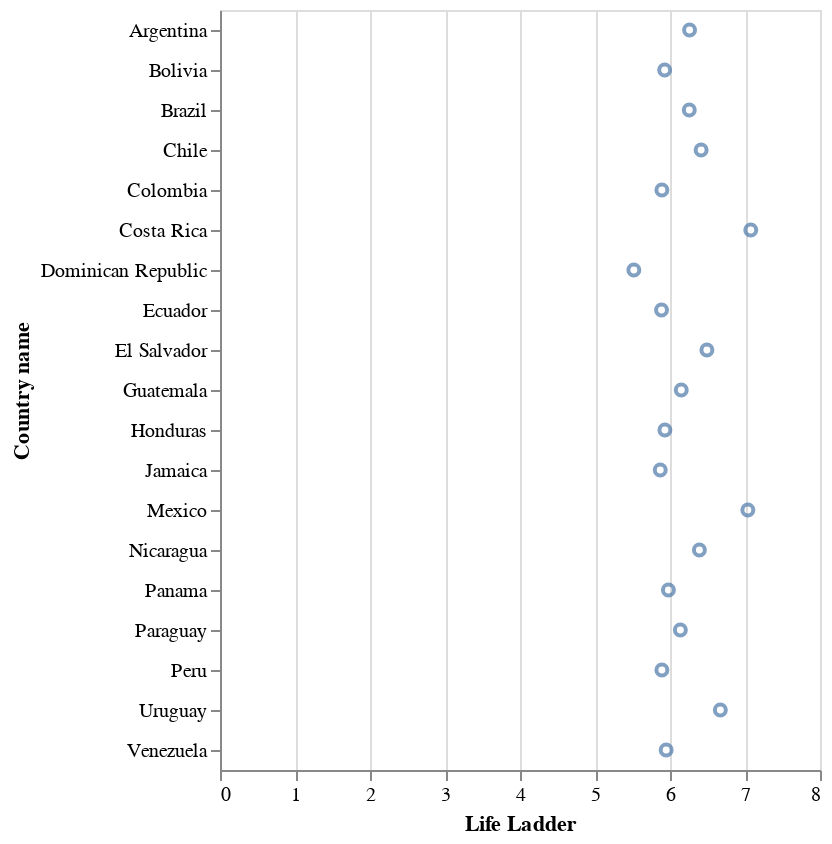

Notebook code cell kept with this figure:
### Markdown cell above
El método del encoding crea un un mapeo de key-value entre varios encodings (x, y, color, forma, tamaño, etc) a las variables de nuestra base de datos, tan sólo usando sus nombres. Noten que Altair detecta el tipo de datos de un dataframe de pandas.  Aún tenemos varios puntos que se superponen, los separaremos agregando un encoding para x.

### Code cell
alt.Chart(happy_lac).mark_point().encode(
y = "Country name", 
    x = "Life Ladder"
    )

### Figure 1 — Vega-Lite specification as saved in the notebook (floating-point values rounded to 4 significant figures)
{"config": {"view": {"continuousWidth": 300, "continuousHeight": 300}}, "data": {"name": "data-d6f2fa7d3b46e8375cb1e664682de5f6"}, "mark": {"type": "point"}, "encoding": {"x": {"field": "Life Ladder", "type": "quantitative"}, "y": {"field": "Country name", "type": "nominal"}}, "$schema": "https://vega.github.io/schema/vega-lite/v5.16.3.json", "datasets": {"data-d6f2fa7d3b46e8375cb1e664682de5f6": [{"Country name": "Argentina", "year": 2022, "Life Ladder": 6.261, "Log GDP per capita": 10.01, "Social support": 0.893, "Healthy life expectancy at birth": 67.25, "Freedom to make life choices": 0.825, "Generosity": -0.128, "Perceptions of corruption": 0.81, "Positive affect": 0.724, "Negative affect": 0.284, "Regional indicator": "Latin America and Caribbean", "_merge": "both"}, {"Country name": "Bolivia", "year": 2022, "Life Ladder": 5.929, "Log GDP per capita": 9.014, "Social support": 0.824, "Healthy life expectancy at birth": 63.75, "Freedom to make life choices": 0.865, "Generosity": -0.08, "Perceptions of corruption": 0.84, "Positive affect": 0.738, "Negative affect": 0.426, "Regional indicator": "Latin America and Caribbean", "_merge": "both"}, {"Country name": "Brazil", "year": 2022, "Life Ladder": 6.257, "Log GDP per capita": 9.611, "Social support": 0.866, "Healthy life expectancy at birth": 65.92, "Freedom to make life choices": 0.83, "Generosity": -0.061, "Perceptions of corruption": 0.742, "Positive affect": 0.681, "Negative affect": 0.341, "Regional indicator": "Latin America and Caribbean", "_merge": "both"}, {"Country name": "Chile", "year": 2022, "Life Ladder": 6.415, "Log GDP per capita": 10.15, "Social support": 0.887, "Healthy life expectancy at birth": 70.45, "Freedom to make life choices": 0.793, "Generosity": -0.011, "Perceptions of corruption": 0.796, "Positive affect": 0.775, "Negative affect": 0.253, "Regional indicator": "Latin America and Caribbean", "_merge": "both"}, {"Country name": "Colombia", "year": 2022, "Life Ladder": 5.892, "Log GDP per capita": 9.66, "Social support": 0.877, "Healthy life expectancy at birth": 69.53, "Freedom to make life choices": 0.799, "Generosity": -0.162, "Perceptions of corruption": 0.863, "Positive affect": 0.762, "Negative affect": 0.306, "Regional indicator": "Latin America and Caribbean", "_merge": "both"}, {"Country name": "Costa Rica", "year": 2022, "Life Ladder": 7.077, "Log GDP per capita": 9.998, "Social support": 0.902, "Healthy life expectancy at birth": 70.0, "Freedom to make life choices": 0.91, "Generosity": -0.047, "Perceptions of corruption": 0.751, "Positive affect": 0.793, "Negative affect": 0.272, "Regional indicator": "Latin America and Caribbean", "_merge": "both"}, {"Country name": "Dominican Republic", "year": 2022, "Life Ladder": 5.518, "Log GDP per capita": 9.874, "Social support": 0.82, "Healthy life expectancy at birth": 64.6, "Freedom to make life choices": 0.853, "Generosity": -0.084, "Perceptions of corruption": 0.656, "Positive affect": 0.723, "Negative affect": 0.306, "Regional indicator": "Latin America and Caribbean", "_merge": "both"}, {"Country name": "Ecuador", "year": 2022, "Life Ladder": 5.887, "Log GDP per capita": 9.29, "Social support": 0.825, "Healthy life expectancy at birth": 69.25, "Freedom to make life choices": 0.759, "Generosity": -0.08, "Perceptions of corruption": 0.866, "Positive affect": 0.777, "Negative affect": 0.356, "Regional indicator": "Latin America and Caribbean", "_merge": "both"}, {"Country name": "El Salvador", "year": 2022, "Life Ladder": 6.492, "Log GDP per capita": 9.135, "Social support": 0.772, "Healthy life expectancy at birth": 65.95, "Freedom to make life choices": 0.914, "Generosity": -0.112, "Perceptions of corruption": 0.621, "Positive affect": 0.823, "Negative affect": 0.296, "Regional indicator": "Latin America and Caribbean", "_merge": "both"}, {"Country name": "Guatemala", "year": 2022, "Life Ladder": 6.15, "Log GDP per capita": 9.116, "Social support": 0.806, "Healthy life expectancy at birth": 62.9, "Freedom to make life choices": 0.856, "Generosity": -0.057, "Perceptions of corruption": 0.835, "Positive affect": 0.835, "Negative affect": 0.263, "Regional indicator": "Latin America and Caribbean", "_merge": "both"}, {"Country name": "Honduras", "year": 2022, "Life Ladder": 5.932, "Log GDP per capita": 8.645, "Social support": 0.729, "Healthy life expectancy at birth": 64.28, "Freedom to make life choices": 0.851, "Generosity": 0.081, "Perceptions of corruption": 0.834, "Positive affect": 0.775, "Negative affect": 0.289, "Regional indicator": "Latin America and Caribbean", "_merge": "both"}, {"Country name": "Jamaica", "year": 2022, "Life Ladder": 5.87, "Log GDP per capita": 9.198, "Social support": 0.868, "Healthy life expectancy at birth": 66.6, "Freedom to make life choices": 0.874, "Generosity": -0.088, "Perceptions of corruption": 0.91, "Positive affect": 0.718, "Negative affect": 0.269, "Regional indicator": "Latin America and Caribbean", "_merge": "both"}, {"Country name": "Mexico", "year": 2022, "Life Ladder": 7.038, "Log GDP per capita": 9.876, "Social support": 0.858, "Healthy life expectancy at birth": 65.8, "Freedom to make life choices": 0.861, "Generosity": -0.121, "Perceptions of corruption": 0.78, "Positive affect": 0.818, "Negative affect": 0.205, "Regional indicator": "Latin America and Caribbean", "_merge": "both"}, {"Country name": "Nicaragua", "year": 2022, "Life Ladder": 6.392, "Log GDP per capita": 8.664, "Social support": 0.844, "Healthy life expectancy at birth": 65.72, "Freedom to make life choices": 0.914, "Generosity": -0.001, "Perceptions of corruption": 0.57, "Positive affect": 0.787, "Negative affect": 0.339, "Regional indicator": "Latin America and Caribbean", "_merge": "both"}, {"Country name": "Panama", "year": 2022, "Life Ladder": 5.979, "Log GDP per capita": 10.33, "Social support": 0.891, "Healthy life expectancy at birth": 69.0, "Freedom to make life choices": 0.899, "Generosity": -0.121, "Perceptions of corruption": 0.887, "Positive affect": 0.821, "Negative affect": 0.259, "Regional indicator": "Latin America and Caribbean", "_merge": "both"}, {"Country name": "Paraguay", "year": 2022, "Life Ladder": 6.138, "Log GDP per capita": 9.508, "Social support": 0.899, "Healthy life expectancy at birth": 65.95, "Freedom to make life choices": 0.922, "Generosity": -0.011, "Perceptions of corruption": 0.839, "Positive affect": 0.821, "Negative affect": 0.238, "Regional indicator": "Latin America and Caribbean", "_merge": "both"}, {"Country name": "Peru", "year": 2022, "Life Ladder": 5.892, "Log GDP per capita": 9.449, "Social support": 0.823, "Healthy life expectancy at birth": 70.03, "Freedom to make life choices": 0.764, "Generosity": -0.178, "Perceptions of corruption": 0.884, "Positive affect": 0.755, "Negative affect": 0.378, "Regional indicator": "Latin America and Caribbean", "_merge": "both"}, {"Country name": "Uruguay", "year": 2022, "Life Ladder": 6.671, "Log GDP per capita": 10.08, "Social support": 0.905, "Healthy life expectancy at birth": 67.5, "Freedom to make life choices": 0.878, "Generosity": -0.052, "Perceptions of corruption": 0.631, "Positive affect": 0.775, "Negative affect": 0.267, "Regional indicator": "Latin America and Caribbean", "_merge": "both"}, {"Country name": "Venezuela", "year": 2022, "Life Ladder": 5.949, "Log GDP per capita": null, "Social support": 0.899, "Healthy life expectancy at birth": 63.88, "Freedom to make life choices": 0.77, "Generosity": null, "Perceptions of corruption": 0.798, "Positive affect": 0.754, "Negative affect": 0.292, "Regional indicator": "Latin America and Caribbean", "_merge": "both"}]}}
